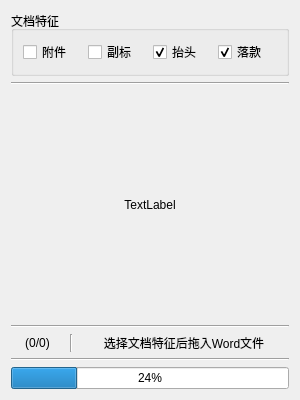
<?xml version="1.0" encoding="UTF-8"?>
<ui version="4.0">
 <class>Form</class>
 <widget class="QWidget" name="Form">
  <property name="geometry">
   <rect>
    <x>0</x>
    <y>0</y>
    <width>300</width>
    <height>400</height>
   </rect>
  </property>
  <property name="sizePolicy">
   <sizepolicy hsizetype="Maximum" vsizetype="Preferred">
    <horstretch>0</horstretch>
    <verstretch>0</verstretch>
   </sizepolicy>
  </property>
  <property name="windowTitle">
   <string>Form</string>
  </property>
  <layout class="QVBoxLayout" name="verticalLayout" stretch="10,5,50,0,0,0,0">
   <item>
    <widget class="QGroupBox" name="groupBox">
     <property name="title">
      <string>文档特征</string>
     </property>
     <layout class="QHBoxLayout" name="horizontalLayout_2">
      <item>
       <widget class="QCheckBox" name="checkBox_b_title">
        <property name="text">
         <string>附件</string>
        </property>
       </widget>
      </item>
      <item>
       <widget class="QCheckBox" name="checkBox_a_title">
        <property name="text">
         <string>副标</string>
        </property>
       </widget>
      </item>
      <item>
       <widget class="QCheckBox" name="checkBox_target">
        <property name="statusTip">
         <string/>
        </property>
        <property name="whatsThis">
         <string/>
        </property>
        <property name="text">
         <string>抬头</string>
        </property>
        <property name="checked">
         <bool>true</bool>
        </property>
       </widget>
      </item>
      <item>
       <widget class="QCheckBox" name="checkBox_tail">
        <property name="text">
         <string>落款</string>
        </property>
        <property name="checked">
         <bool>true</bool>
        </property>
       </widget>
      </item>
     </layout>
    </widget>
   </item>
   <item>
    <widget class="Line" name="line">
     <property name="orientation">
      <enum>Qt::Horizontal</enum>
     </property>
    </widget>
   </item>
   <item>
    <widget class="QLabel" name="label_button">
     <property name="text">
      <string>TextLabel</string>
     </property>
     <property name="alignment">
      <set>Qt::AlignCenter</set>
     </property>
    </widget>
   </item>
   <item>
    <widget class="Line" name="line_2">
     <property name="orientation">
      <enum>Qt::Horizontal</enum>
     </property>
    </widget>
   </item>
   <item>
    <layout class="QHBoxLayout" name="horizontalLayout" stretch="2,0,8">
     <item>
      <widget class="QLabel" name="label_progress">
       <property name="text">
        <string>(0/0)</string>
       </property>
       <property name="alignment">
        <set>Qt::AlignCenter</set>
       </property>
      </widget>
     </item>
     <item>
      <widget class="Line" name="line_4">
       <property name="orientation">
        <enum>Qt::Vertical</enum>
       </property>
      </widget>
     </item>
     <item>
      <widget class="QLabel" name="label_info">
       <property name="text">
        <string>选择文档特征后拖入Word文件</string>
       </property>
       <property name="alignment">
        <set>Qt::AlignCenter</set>
       </property>
      </widget>
     </item>
    </layout>
   </item>
   <item>
    <widget class="Line" name="line_3">
     <property name="orientation">
      <enum>Qt::Horizontal</enum>
     </property>
    </widget>
   </item>
   <item>
    <widget class="QProgressBar" name="progressBar">
     <property name="value">
      <number>24</number>
     </property>
    </widget>
   </item>
  </layout>
 </widget>
 <resources/>
 <connections/>
</ui>
